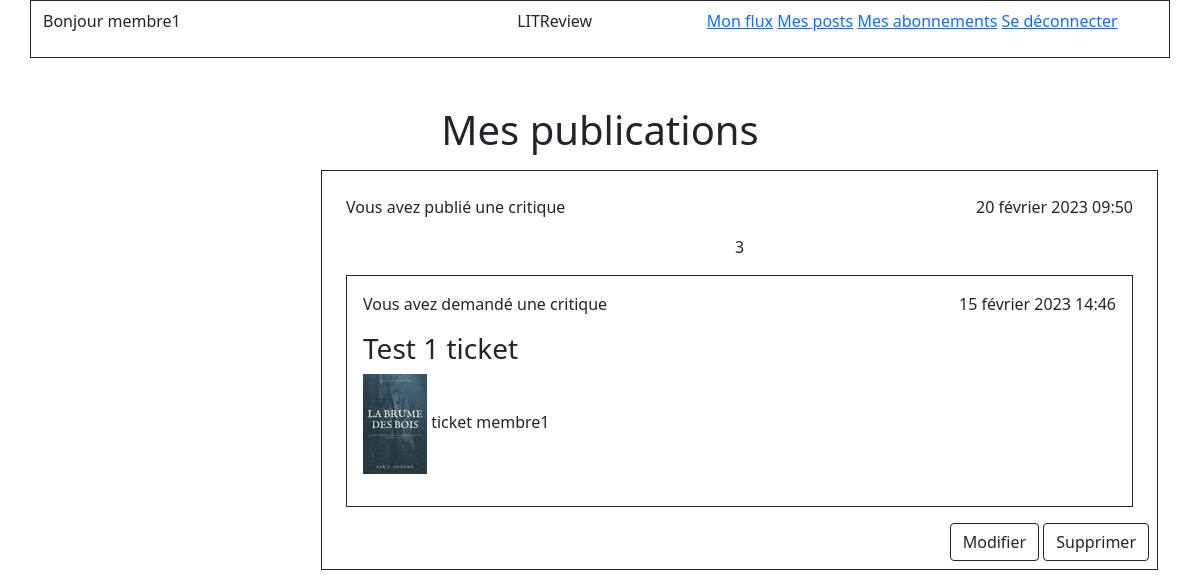
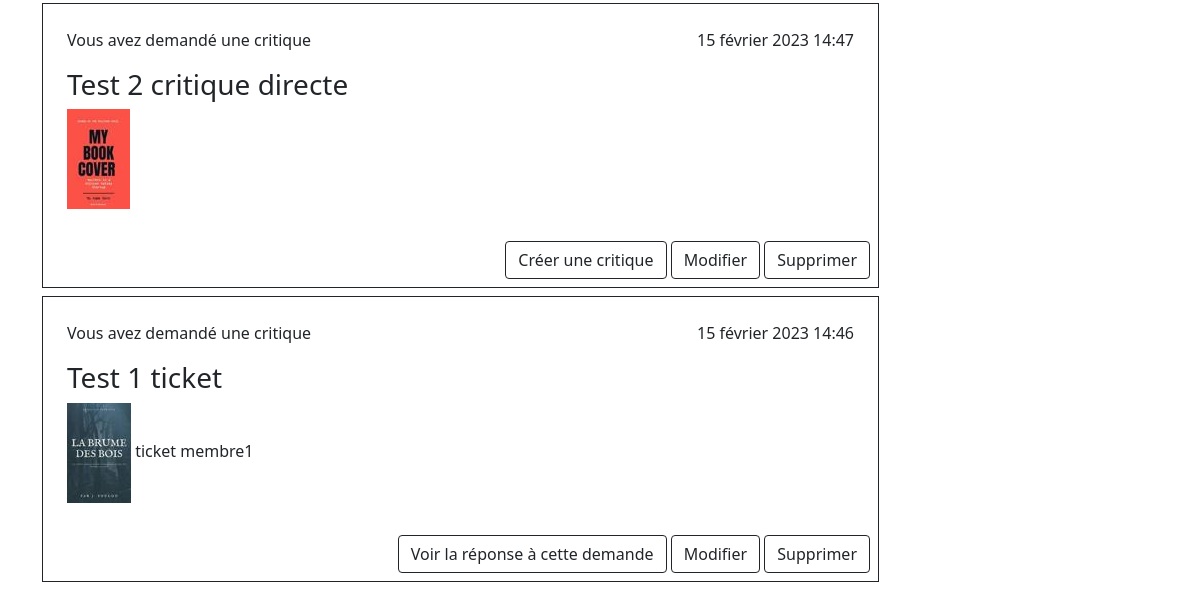
Page /posts (signed in) on the earlier database version (2 pictures, top to bottom).
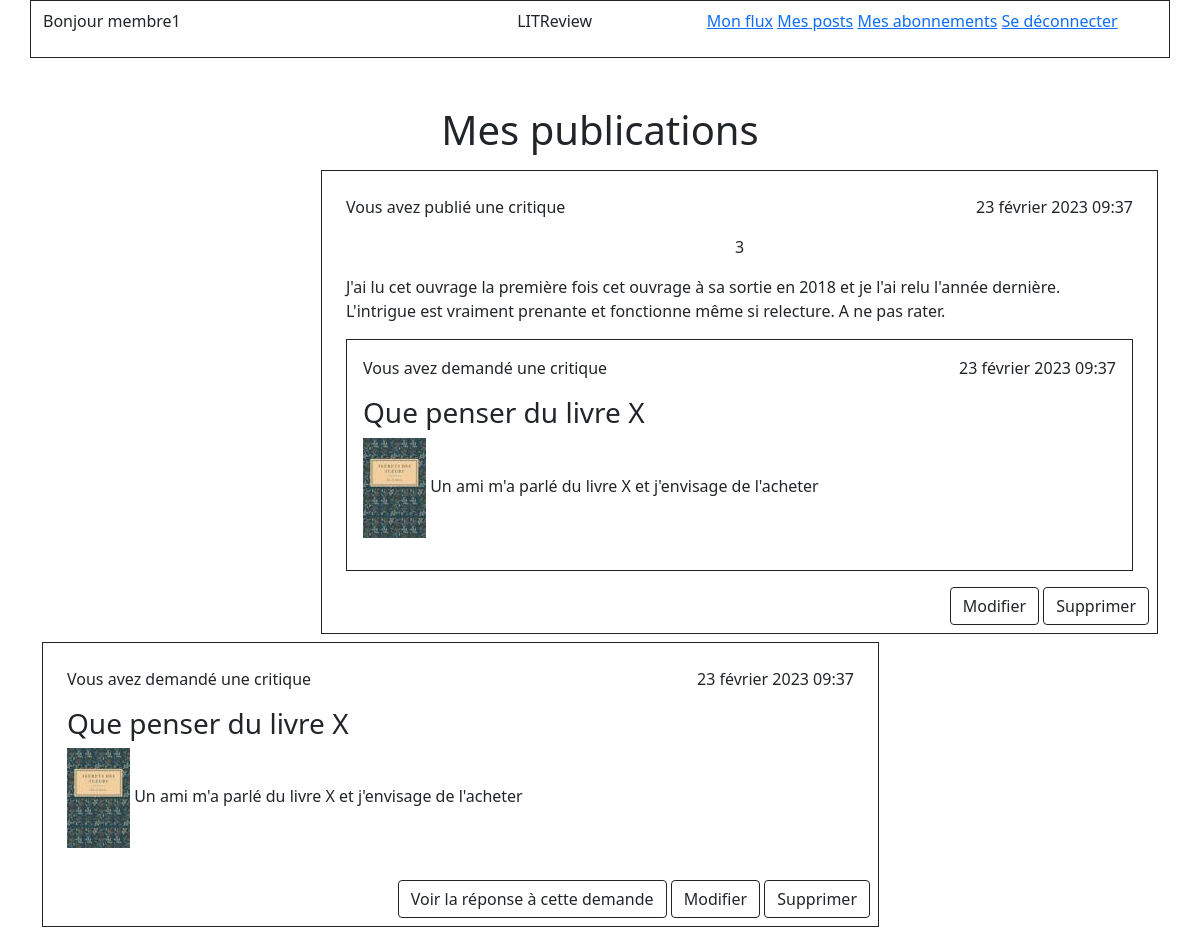
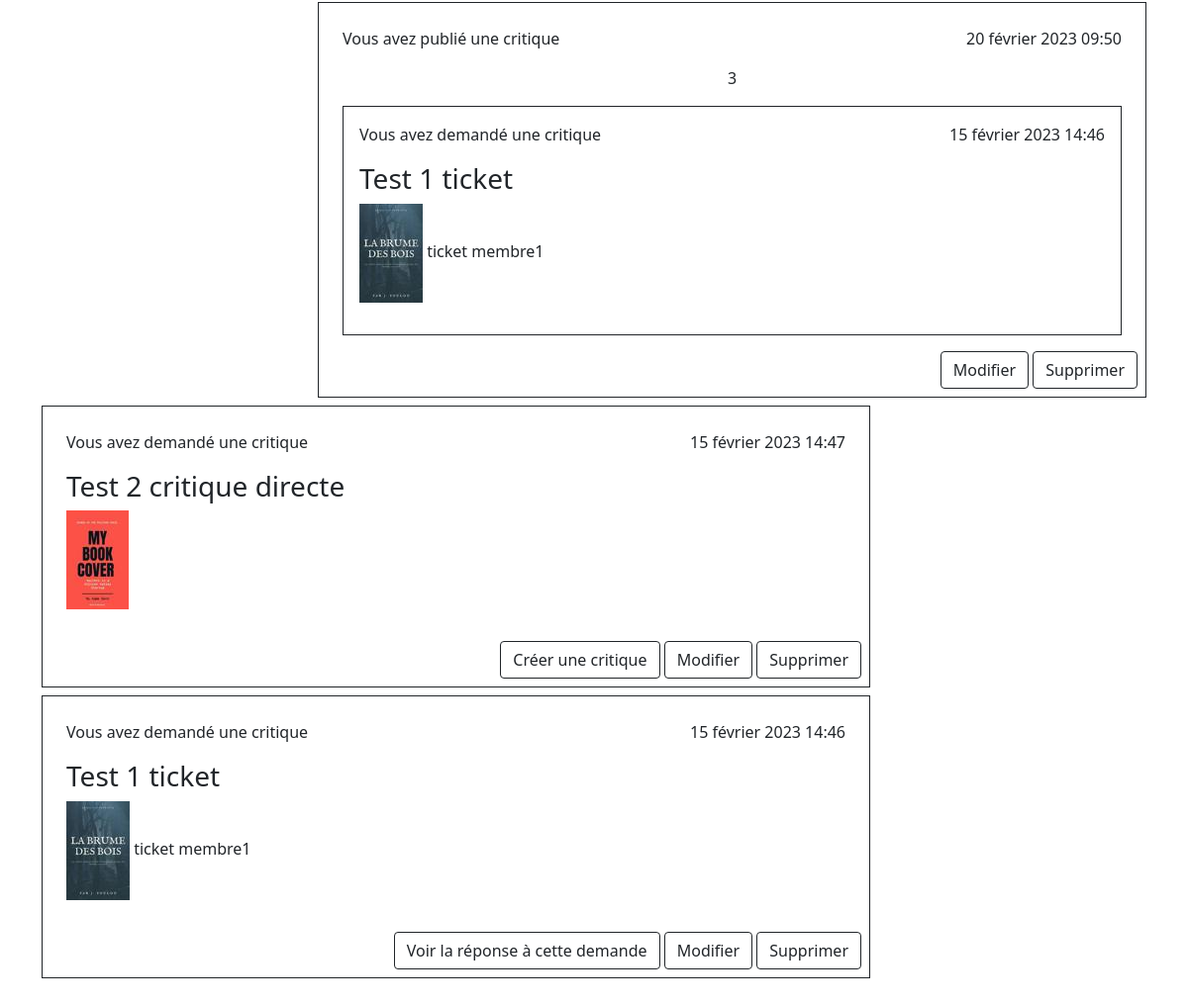
Same page on the later database version (2 pictures, top to bottom).
### authentication/models.py (models this page shows)
class User(AbstractUser):
    SUBSCRIBER = "Membre"
    followed_members = models.ManyToManyField(
        settings.AUTH_USER_MODEL,
        through="UserFollows",
        related_name="followed"
    )

### feed/models.py (models this page shows, shortened)
class Review(models.Model):
    objects = models.Manager()
    ticket = models.OneToOneField(
        Ticket,
        on_delete=models.CASCADE,
        related_name='ticket_review',
        primary_key=False
    )
    rating = models.PositiveSmallIntegerField(
       validators=[MinValueValidator(0), MaxValueValidator(5)]
    )
    user = models.ForeignKey(
        settings.AUTH_USER_MODEL,
        on_delete=models.CASCADE
    )
    headline = models.CharField(max_length=128)
    body = models.TextField(max_length=8192, blank=True)
    time_created = models.DateTimeField(auto_now_add=True)

class Ticket(models.Model):
    objects = models.Manager()
    title = models.CharField(max_length=128)
    description = models.TextField(max_length=2048, blank=True)
    user = models.ForeignKey(
        to=settings.AUTH_USER_MODEL,
        on_delete=models.CASCADE
    )
    image = models.ImageField(null=True, blank=True)
    time_created = models.DateTimeField(auto_now_add=True)
    IMAGE_MAX_SIZE = (100, 100)

### feed/views.py (the view)
# urls.py: path('posts', views.display_my_posts, name='my-posts')
@login_required
def display_my_posts(request):
    tickets = Ticket.objects.filter(user=request.user)
    tickets = tickets.annotate(content_type=Value('TICKET', CharField()))
    reviews = Review.objects.filter(user=request.user)
    reviews = reviews.annotate(content_type=Value('REVIEW', CharField()))
    posts = sorted(
        chain(tickets, reviews),
        key=lambda post: post.time_created,
        reverse=True
    )
    return render(request, 'feed/posts.html', context={'posts': posts})

### feed/templatetags/feed_extras.py (called while the page is built)
@register.simple_tag(takes_context=True)
def get_user_display(context, user):
    if user == context['user']:
        return "Vous avez"
    return f"{user.username} a"

### feed/templates/feed/posts.html (shortened to what this page needs)
{% extends "base.html" %}
{% block content %}
    <h1 class="text-center">Mes publications</h1>
        <div class="d-flex flex-column">
        {% for post in posts %}
            {% if post.content_type == 'TICKET' %}
                <div class="align-self-start border border-dark mt-2 p-2 w-75">
                    {% include 'feed/ticket_detail.html' with ticket=post %}
                    <div class="text-end">
                        {% include 'feed/review_check.html' with post=post %}
                        <a class="btn btn-outline-dark" href="{% url 'feed:ticket-update' ticket_id=post.id %}">Modifier</a>
                        <a class="btn btn-outline-dark" href="{% url 'feed:ticket-delete' ticket_id=post.id %}">Supprimer</a>
                    </div>
                </div>
            {% elif post.content_type == 'REVIEW' %}
                <div class="align-self-end border border-dark mt-2 p-2 w-75">
                    {% include 'feed/review_detail.html' with review=post %}
                    <div class="text-end">
                        <a class="btn btn-outline-dark" href="{% url 'feed:review-update' review_id=post.id %}">
                            Modifier</a>
                        <a class="btn btn-outline-dark" href="{% url 'feed:review-delete' review_id=post.id %}">
                            Supprimer</a>
                    </div>
                </div>
            {% endif %}
        {% endfor %}
    </div>
{% endblock content %}

### templates/base.html (shortened to what this page needs)
<!DOCTYPE html>
<html lang="en" xmlns="http://www.w3.org/1999/html">
<head>
    <link href="https://cdn.jsdelivr.net/npm/bootstrap@5.1.3/dist/css/bootstrap.min.css" rel="stylesheet">
</head>
<body>
    <header>
        <nav class="bg_light">
            <div class="container">
                <div class="row border border-dark py-2">
                    <div class="col-5 align-self-center">
                        {% if user.is_authenticated %}
                            <p>Bonjour {{ user.username }}</p>
                        {% endif %}
                    </div>
                    <div class="col-2">
                        <p>LITReview</p>
                    </div>
                    <div class="col-5">
                        {% if user.is_authenticated %}
                            <a href="{% url 'feed:my-flow' %}" class="link-primary">Mon flux</a>
                            <a href="{% url 'feed:my-posts' %}">Mes posts</a>
                            <a href="{% url 'authentication:follows' %}">Mes abonnements</a>
                            <a href="{% url 'authentication:logout' %}">Se déconnecter</a>
                        {% endif %}
                    </div>
                </div>
            </div>
        </nav>
    </header>
    <section class="container my-5">
    {% block content %}
    {% endblock content %}
    </section>
</body>
</html>

### feed/templates/feed/review_detail.html
{% load feed_extras %}
{% block content %}
    <div class="p-3">
        <div class="row">
            <div class="col text-start">
                <p>{% get_user_display user=review.user %} publié une critique</p>
            </div>
            <div class="col text-end">
                <p>{{ review.time_created }}</p>
            </div>
        </div>
            <p class="text-center">{{ review.rating }}</p>
            <p>{{ review.body }}</p>
            <div class="border border-dark">
                {% include 'feed/ticket_detail.html' with ticket=review.ticket %}
            </div>
    </div>
{% endblock content %}

### feed/templates/feed/ticket_detail.html
{% load feed_extras %}
<div class="p-3">
    <div class="row">
        <div class="col text-start">
            <p>{% get_user_display user=ticket.user %} demandé une critique</p>
        </div>
        <div class="col text-end">
            <p>{{ ticket.time_created }}</p>
        </div>
    </div>
    <h3>{{ ticket.title }}</h3>
    <p>
        {% if ticket.image %}
            <img src="{{ ticket.image.url }}">
        {% endif %}
        {{ ticket.description }}
    </p>
</div>

### feed/templates/feed/review_check.html
{% if not post.ticket_review %}
    <a class="btn btn-outline-dark" href="{% url 'feed:review-create' ticket_id=post.id %}">Créer une critique</a>
{% else %}
    <a class="btn btn-outline-dark" href="{% url 'feed:review-display' review_id=post.ticket_review.id %}">Voir la réponse à cette demande</a>
{% endif %}

Differences in the rows shown:
added Review: user "Vous avez", time_created "23 février 2023 09:37", rating "3", body "J'ai lu cet ouvrage la première fois cet ouvrage à sa sortie en 2018 et je l'ai relu l'année dernière. L'intrigue est vraiment prenante et fonctionne même si relecture. A ne pas rater.", image (picture)
added Ticket: user "Vous avez", time_created "23 février 2023 09:37", title "Que penser du livre X", description "Un ami m'a parlé du livre X et j'envisage de l'acheter", image (picture), shows "Voir la réponse à cette demande"
